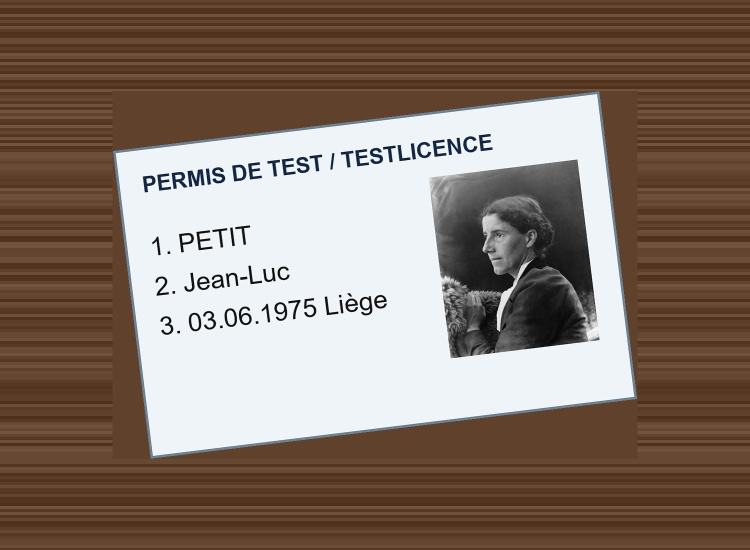
#> input picture sample_data/Dossier Test 06/photo_table.jpg, 1500 x 1100 px (shown at 1/2 size)
$ python -i dewarp.py   (imports and definitions only)
#> lines starting #> are read from the running program, lines starting #| are printed output that depends on the picture
"""
A page turned straight: the text of a tilted (or bent) scan, read and painted on a flat copy of the page.

The OCR does not read a page turned by 12 degrees at its place (the Windows OCR straightens what it finds turned and
gives the boxes of the straightened page: the fake is painted somewhere else), and the fonts, the quality and the paint of
`scanpaint` assume horizontal lines. `straighten(img)` finds how the page is turned (the skew of the lines of the whole
page) and how it is bent (the lines are followed from strip to strip: a smooth vertical displacement field is fitted to
their centres) and returns a `Flat`: the page turned back (on a larger canvas, nothing is cut), the maps between the two,
and `compose`, which brings back onto the page ONLY the pixels the painting changed (as `render.paint_tilted` does for a
word): what was not replaced keeps the pixels of the scan.

Maps: page point p  ->  rotated canvas u = c_u + R(a) (p - c_o)  ->  flat point (x, y) with u = (x, y + d(x, y)); d is
the vertical displacement field of a bent page (None for a page that is only turned).
"""
from __future__ import annotations

import math

import numpy as np
from PIL import Image

from . import morph, regions

MIN_ANGLE = 2.0                  # degrees: a page turned by less is left as it is (the words are painted turned from 1.5)
FIND_SCALE = 4                   # the skew and the lines are measured on the page reduced this many times
STRIP = 16                       # width of a strip of the reduced page where the lines are found
MIN_CHAIN = 5                    # strips a line is followed through to count
MIN_BEND = 16.0                  # pixels (300 dpi): a field that bends the page by less than this (a slightly turned page) is not used
MAX_SCATTER = 0.06               # slope (rise over run) between neighbouring lines above which the page is not bent as a whole
MIN_GAIN = 1.2                   # the field is used when the rows of text come out this much more contrasted (see _rows_gain)
SPACING = 170.0                  # pixels between the centres of the radial functions of the field
MAX_RESIDUAL = 4.0               # pixels: a field that fits the lines worse than this is not trusted


# [53 lines left out: functions _paper, _peaks, _lines, not called in this run]


class Field:
    """The vertical displacement of a bent page: d(x, y) = a0 + a1 x + a2 y + a sum of Gaussians (radial functions) on a
    regular grid of centres, fitted to the displacement of the lines (pixels of the rotated page)."""

    # [122 lines left out: functions __init__, at, bend, _slope_scatter, _fit_field, _rows_gain and 2 more, not called in this run]


class Flat:
    """The maps of a turned page (see the top of the module)."""

    STEP = 16

    # [30 lines left out: functions __init__, _coarse, not called in this run]

    def _disp(self, y_flat_x, y):
        """d at points (x, y) of the flat page, any shape."""
        return self.field.at(y_flat_x, y)

    # [28 lines left out: functions _y_of_flat, to_page, to_flat, box_to_page, not called in this run]

    # --- images -----------------------------------------------------------------------------------------------
    def _rotate(self, img, out_size, matrix, fill, resample):
        return img.transform(out_size, Image.AFFINE, matrix, resample=resample, fillcolor=fill)

    # [54 lines left out: functions flatten, unflatten, compose, _field_of, not called in this run]


def straighten(img: Image.Image) -> "Flat | None":
    """The `Flat` of a page that is turned by MIN_ANGLE degrees or more or bent, None for a straight page."""
    small = img.reduce(FIND_SCALE)
    angle = regions.text_angle(np.asarray(small.convert("L")))
    angle = angle if abs(angle) >= MIN_ANGLE else 0.0
    fill = _paper(img)
    turned = Flat(small.size, angle, fill).flatten(small) if angle else small
    full = Flat(img.size, angle, fill)
    field = _field_of(turned, full.canvas)
    if field is None:
        return full if angle else None
    return Flat(img.size, angle, fill, field)

>>> from PIL import Image
>>> picture = Image.open('../sample_data/Dossier Test 06/photo_table.jpg')
#> picture is the input picture: PIL image 1500x1100 RGB; mean R, G, B 133.5, 115.7, 103.9
>>> result = straighten(picture)
#> in straighten, `small = img.reduce(FIND_SCALE)`:
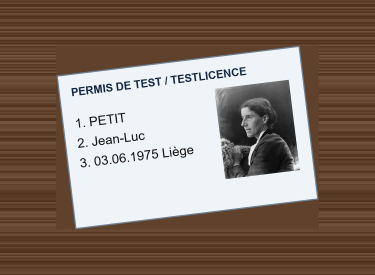
#> small: PIL image 375x275 RGB; mean R, G, B 133.6, 115.7, 103.9
#> (the run stopped early here; a loop or call above may not have finished)
